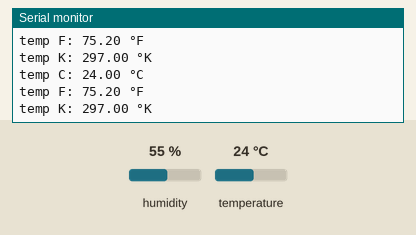
Bench run of a sketch on a simulated Arduino Uno, built with avr-gcc and run on an emulated ATmega328P. Shown: the last lines printed to the serial monitor. The inputs (shaded band) are chosen by the test bench; at power-on: temperature 24 °C, humidity 55 %.

Above: at 1.7 s.
1.8 s: temperature set to 12 °C
At 2.88 s:
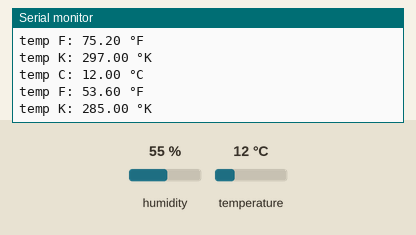
4.5 s: temperature set to 19 °C
At 4.91 s:
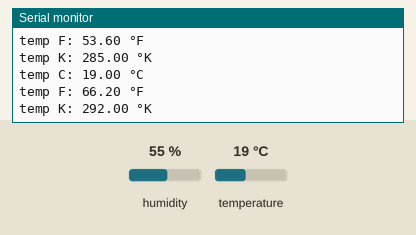
Timing chart, 0 to 7.5 s (numbered marks = the images above; inputs shaded):
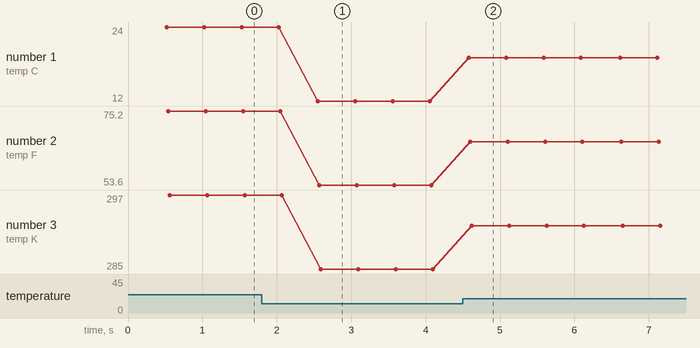

Measured:
- after the input at 1.8 s, the serial monitor: prints a new line after 0.75 s (image 1)
- after the input at 4.5 s, the serial monitor: prints a new line after 0.08 s (image 2)
- plotted number 1: 24 → 12 after the input at 1.8 s, 12 → 19 after the input at 4.5 s
- plotted number 2: 75.2 → 53.6 after the input at 1.8 s, 53.6 → 66.2 after the input at 4.5 s
- plotted number 3: 297 → 285 after the input at 1.8 s, 285 → 292 after the input at 4.5 s

The sketch:

temperature_sensor.ino
```cpp
#include "DHT.h"
#define Type DHT11
int sensePin=2;
DHT HT(sensePin,Type);
float humidity;
float tempC;
float tempF;
float tempK;
int setTime=500;
int dt=500;

void setup() {
  Serial.begin(9600);
  HT.begin();
  delay(setTime);
}

void loop() {
  humidity=HT.readHumidity();
  tempC=HT.readTemperature();
  tempF=HT.readTemperature(true);
  tempK = tempC + 273.0;

  Serial.print("temp C: ");
  Serial.print(tempC);
  Serial.println(" °C");

  Serial.print("temp F: ");
  Serial.print(tempF);
  Serial.println(" °F");

  Serial.print("temp K: ");
  Serial.print(tempK);
  Serial.println(" °K");

  delay(dt);
}
```
